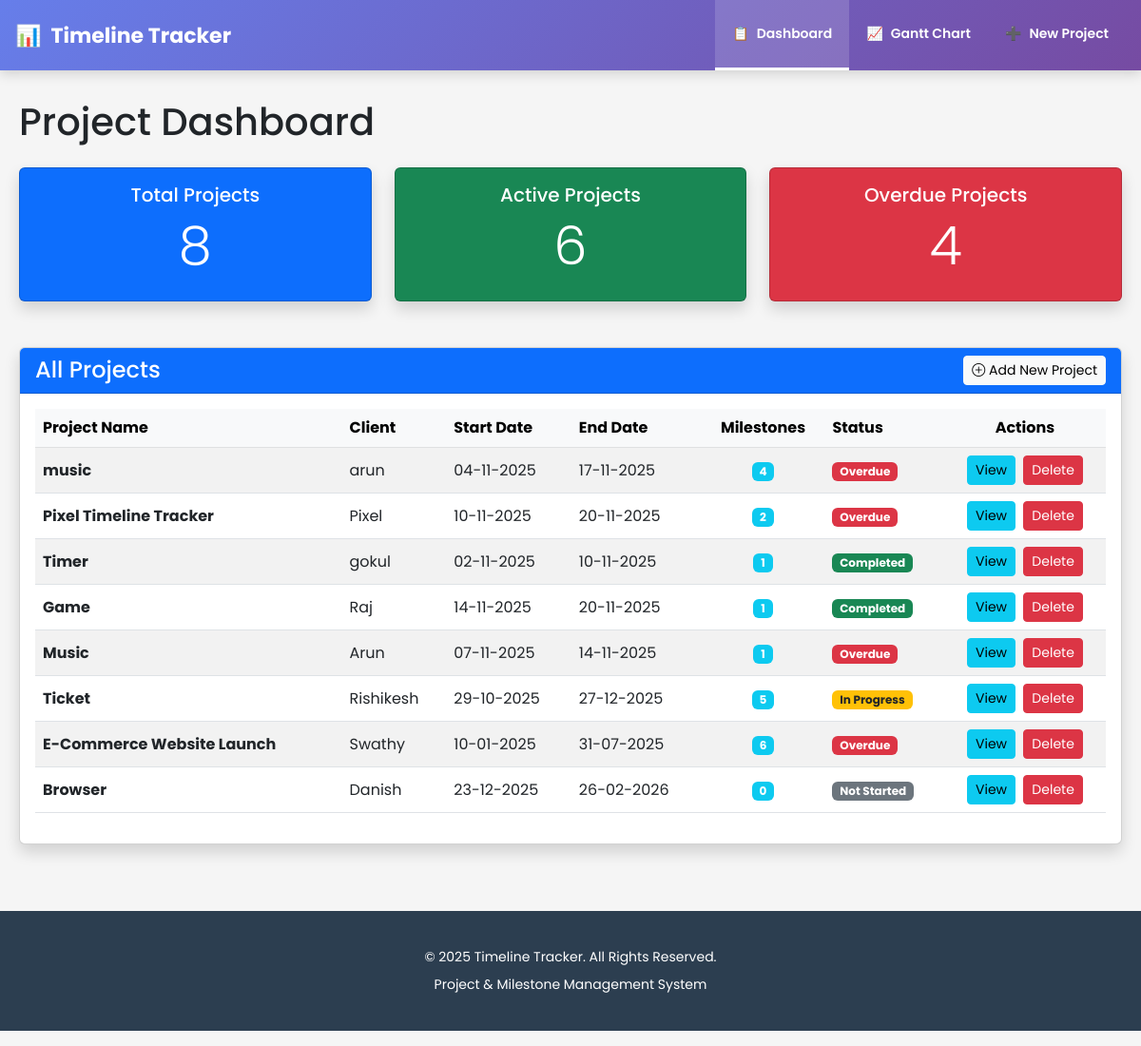
The page / on the database its author committed.
### app.py (models this page shows, shortened)
class Project(db.Model):
    id = db.Column(db.Integer, primary_key=True)
    project_name = db.Column(db.String(200), nullable=False)
    client_name = db.Column(db.String(200), nullable=False)
    start_date = db.Column(db.Date, nullable=False)
    end_date = db.Column(db.Date, nullable=False)
    created_at = db.Column(db.DateTime, default=datetime.now())
    status = db.Column(db.String(20), default='Not Completed')
    milestones = db.relationship('Milestone', backref='project', lazy=True, cascade='all, delete-orphan')

### app.py (the view)
@app.route('/')
def dashboard():
    projects = Project.query.all()
    total_projects = len(projects)
    active_projects = 0
    completed_milestones = 0
    pending_milestones = 0
    overdue_count = 0
    today = datetime.now().date()
    for project in projects:
        if project.status != 'Completed':
            if project.end_date < today:
                project.status = 'Overdue'
            elif project.start_date <= today:
                project.status = 'In Progress'
            else:
                project.status = 'Not Started'
    db.session.commit()
    for project in projects:
        if project.status != 'Completed':
            active_projects += 1
        if project.status == 'Overdue':
            overdue_count += 1
        for milestone in project.milestones:
            if milestone.status == 'Completed':
                completed_milestones += 1
            else:
                pending_milestones += 1
            if milestone.end_date < today and milestone.status != 'Completed':
                milestone.status = 'Overdue'
        db.session.commit()
    return render_template('dashboard.html',
                         projects=projects,
                         total_projects=total_projects,
                         active_projects=active_projects,
                         completed_milestones=completed_milestones,
                         pending_milestones=pending_milestones,
                         overdue_count=overdue_count,
                         today=today)

### app.py (called while the page is built)
@app.template_filter('ddmmyyyy')
def format_date_ddmmyyyy(date_obj):
    if date_obj:
        return date_obj.strftime('%d-%m-%Y')
    return ''

### templates/dashboard.html (shortened to what this page needs)
{% extends "base.html" %}
{% block content %}
<h1 class="mb-4">Project Dashboard</h1>
<div class="row">
    <div class="col-md-4">
        <div class="card text-white bg-primary mb-4 shadow">
            <div class="card-body text-center">
                <h5 class="card-title">Total Projects</h5>
                <h1 class="display-4">{{ total_projects }}</h1>
            </div>
        </div>
    </div>
    <div class="col-md-4">
        <div class="card text-white bg-success mb-4 shadow">
            <div class="card-body text-center">
                <h5 class="card-title">Active Projects</h5>
                <h1 class="display-4">{{ active_projects }}</h1>
            </div>
        </div>
    </div>
    <div class="col-md-4">
        <div class="card text-white bg-danger mb-4 shadow">
            <div class="card-body text-center">
                <h5 class="card-title">Overdue Projects</h5>
                <h1 class="display-4">{{ overdue_count }}</h1>
            </div>
        </div>
    </div>
</div>
<div class="row mt-4">
    <div class="col-12">
        <div class="card shadow">
            <div class="card-header bg-primary text-white d-flex justify-content-between align-items-center">
                <h4 class="mb-0">All Projects</h4>
                <a href="/add-project" class="btn btn-light btn-sm">
                    <i class="bi bi-plus-circle"></i> Add New Project
                </a>
            </div>
            <div class="card-body">
                {% if projects %}
                <div class="table-responsive">
                    <table class="table table-striped table-hover align-middle">
                        <thead class="table-light">
                            <tr>
                                <th>Project Name</th>
                                <th>Client</th>
                                <th>Start Date</th>
                                <th>End Date</th>
                                <th class="text-center">Milestones</th>
                                <th>Status</th>
                                <th class="text-center">Actions</th>
                            </tr>
                        </thead>
                        <tbody>
                            {% for project in projects %}
                            <tr>
                                <td><strong>{{ project.project_name }}</strong></td>
                                <td>{{ project.client_name }}</td>
                                <td>{{ project.start_date|ddmmyyyy }}</td>
                                <td>{{ project.end_date|ddmmyyyy }}</td>
                                <td class="text-center">
                                    <span class="badge bg-info">{{ project.milestones|length }}</span>
                                </td>
                                <td>
                                    {% if project.status == "Completed" %}
                                        <span class="badge bg-success">Completed</span>
                                    {% elif project.status == "Overdue" %}
                                        <span class="badge bg-danger">Overdue</span>
                                    {% elif project.status == "In Progress" %}
                                        <span class="badge bg-warning text-dark">In Progress</span>
                                    {% else %}
                                        <span class="badge bg-secondary">Not Started</span>
                                    {% endif %}
                                </td>
                                <td class="text-center">
                                    <a href="/project/{{ project.id }}" class="btn btn-sm btn-info me-1">
                                        View
                                    </a>
                                    <a href="#" class="btn btn-sm btn-danger"
                                    onclick="showDeleteProjectModal('{{ project.id }}', '{{ project.project_name }}'); return false;">
                                    Delete
                                    </a>
                                </td>
                            </tr>
                            {% endfor %}
                        </tbody>
                    </table>
                </div>
                {% endif %}
            </div>
        </div>
    </div>
</div>
{% endblock %}

### templates/base.html (style rules this page uses)
* { margin: 0; padding: 0; box-sizing: border-box; }
body { font-family: 'Poppins', sans-serif; background-color: #f5f5f5; }

### rows shown on the page
Project: project_name "music", client_name "arun", start_date|ddmmyyyy "04-11-2025", end_date|ddmmyyyy "17-11-2025", milestones|length "4", status "Overdue"
Project: project_name "Pixel Timeline Tracker", client_name "Pixel", start_date|ddmmyyyy "10-11-2025", end_date|ddmmyyyy "20-11-2025", milestones|length "2", status "Overdue"
Project: project_name "Timer", client_name "gokul", start_date|ddmmyyyy "02-11-2025", end_date|ddmmyyyy "10-11-2025", milestones|length "1", status "Completed"
Project: project_name "Game", client_name "Raj", start_date|ddmmyyyy "14-11-2025", end_date|ddmmyyyy "20-11-2025", milestones|length "1", status "Completed"
Project: project_name "Music", client_name "Arun", start_date|ddmmyyyy "07-11-2025", end_date|ddmmyyyy "14-11-2025", milestones|length "1", status "Overdue"
Project: project_name "Ticket", client_name "Rishikesh", start_date|ddmmyyyy "29-10-2025", end_date|ddmmyyyy "27-12-2025", milestones|length "5", status "In Progress"
Project: project_name "E-Commerce Website Launch", client_name "Swathy", start_date|ddmmyyyy "10-01-2025", end_date|ddmmyyyy "31-07-2025", milestones|length "6", status "Overdue"
Project: project_name "Browser", client_name "Danish", start_date|ddmmyyyy "23-12-2025", end_date|ddmmyyyy "26-02-2026", milestones|length "0", status "Not Started"

### other values the page prints
{{ total_projects }} "8"
{{ active_projects }} "6"
{{ overdue_count }} "4"
